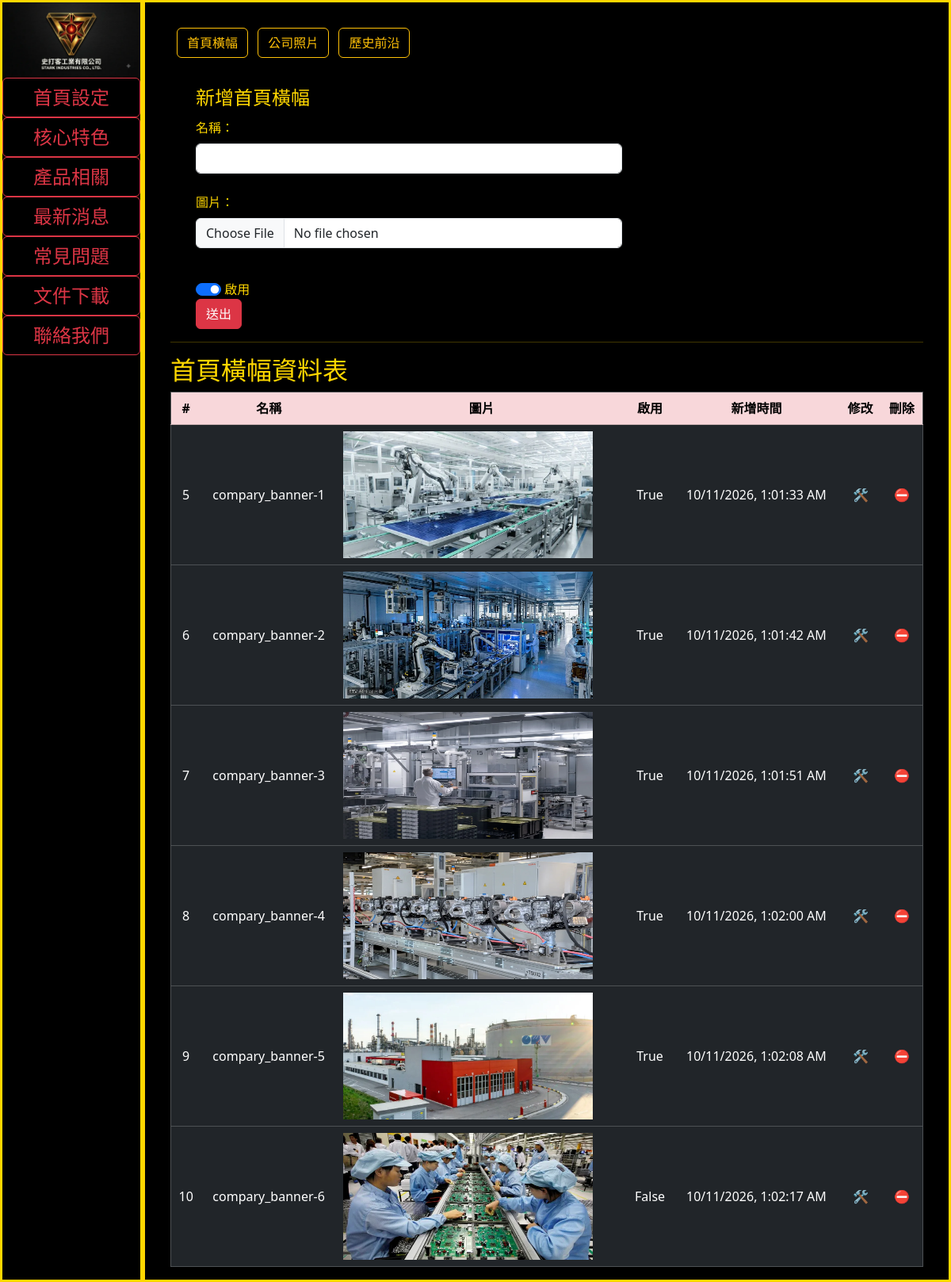
Page /backend/index/banner/ on the committed database.
### internal/models.py (models this page shows, shortened)
class Banner(models.Model):
    bannerid = models.AutoField(primary_key=True)
    name = models.CharField(max_length=30)
    imgpath = models.CharField(max_length=100, null=False)
    enable = models.BooleanField(default=True, null=False)
    addtime = models.BigIntegerField(editable=False)

### backend/views.py (the view)
# urls.py: path("backend/index/banner/", backend.Banner),
def Banner(request, bannerId :int=0, actionType :str=None):
    if request.method == "POST":
        form = ValidForm.Banner(request.POST, request.FILES)
        if form.is_valid():
            if actionType == "put" and bannerId > 0:
                record = models.Banner.objects.get(bannerid=bannerId)
                record.name = request.POST['name']
                record.enable = True if request.POST.get('enable') is not None and request.POST.get('enable').lower() == "true" else False
                record.save()
                msg = "update success!"
            else:
                if request.FILES.get('image') :
                    imgName = __SaveFile(request.FILES.get('image',''), request.POST['name'], ".webp")
                    imgPath = "/media/" + imgName
                else:
                    imgPath = ""
                name = request.POST['name']
                enable = True if request.POST.get('enable') is not None and request.POST.get('enable').lower() == "true" else False
                record = models.Banner.objects.create(name=name, imgpath=imgPath, enable=enable)
                record.save()
                msg = "insert success!"
        else:
            formError = form.errors
            error = ""
            for e in formError.values:
                error = error + e + " \t"
            msg = error
            form = ValidForm()
    else:
        if actionType == "delete" and bannerId > 0:
            record = models.Banner.objects.get(bannerid=bannerId)
            record.delete()
            msg = "delete success!"
    query = models.Banner.objects.all()
    data = query
    mainType = pageMainType[0]
    subType = pageSubType[mainType][0]
    menu = typeData
    subMenu = subTypeData.get(mainType)
    currentTypeName = pageTypeName[subType]
    return render(request, "backend_banner.htm", locals())

### templates_admin/backend_banner.htm (shortened to what this page needs)
{% extends "backend_template.htm" %}
{% load static %}
{% block content%}
<div id="iframeBody">
	<div class="backendSubMenu">
		{% for type in subMenu %}
		<button class="btn btn-outline-warning" onclick="changePage('{{mainType}}', '{{type.type}}');">{{type.typeName}}</button>
		{% endfor%}
	</div>
	<div class="formSet">
		<form action="/backend/{{mainType}}/{{subType}}/" method="POST" enctype="multipart/form-data">
			<fieldset>
				<legend>新增{{ currentTypeName }}</legend>
				<div class="mb-3">
					<label class="form-label" for="name">名稱：</label>
					<input class="form-control" name="name" maxlength="30" /><br>
					<label class="form-label" for="image">圖片：</label>
					<input class="form-control" type="file" name="image" required /><br>
				</div>
				<div class="form-switch">
					<input class="form-check-input" type="checkbox" role="switch" name="enable" id="enableTrue" value="true" checked />
					<label class="form-check-label" for="enableTrue">啟用</label><br>
				</div>
				<input class="btn btn-danger" type="submit" value="送出" />
			</fieldset>
		</form>
	</div>
	<hr>
	{% if data%}
	<div>
		<h2>{{ currentTypeName }}資料表</h2>
		<table class="table table-dark" id="rawTable" border="1">
			<tr class="table-danger">
				<th>#</th>
				<th>名稱</th>
				<th>圖片</th>
				<th>啟用</th>
				<th>新增時間</th>
				<th>修改</th>
				<th>刪除</th>
			</tr>
			{% for row in data%}
			<tr>
				<td>{{row.bannerid}}</td>
				<td>{{row.name}}</td>
				<td>
					<div class="showImage"><img width="100%" height="100%" src="{{ row.imgpath }}" /></div>
				</td>
				<td>{{row.enable}}</td>
				<td>
				</td>
				<td><span onclick='putData(
					{{ row.bannerid }},
					"{{ row.name }}",
					("{{ row.enable }}" === "True" ? true : false),
					"{{mainType}}",
					"{{subType}}"
				)'>🛠️</span></td>
				<td><span onclick="deleteData({{ row.bannerid }}, '{{mainType}}', '{{subType}}');">⛔️</span></td>
			</tr>
			{% endfor %}
		</table>
	</div>
	{% endif %}
  </div>
{% endblock %}

### templates_admin/backend_template.htm (shortened to what this page needs)
<!DOCTYPE html>
<html lang="zh-Tw">
<head>
    <link href="https://cdn.jsdelivr.net/npm/bootstrap@5.3.8/dist/css/bootstrap.min.css" rel="stylesheet">
    {% load static %}
    <link href="{% static "css/backend.css" %}" rel="stylesheet" type="text/css" />
</head>
<body>
	<div class="backend">
		<div class="backendMainMenu">
			<img src="{% static "img/structure/logo1.webp" %}" ><br>
			{% for type, typeName in menu.items %}
        	<button class="btn btn-outline-danger" onclick="changeIndex('{{type}}')" >{{typeName}}</button><br>
        	{% endfor %}
		</div>
		<div class="backendInfo">
			{% block content %}{% endblock %}
		</div>
	</div>
</body>
</html>

### static/css/backend.css (style rules this page uses)
body { background-color: black; color: gold; width: 100%; font-size: 1rem; }
label { margin-right: 40px; }
table { text-align: center; }
tr { vertical-align: middle; }
#iframeBody { padding: 0 2em; }
.formSet { width: 60%; padding-left: 2em; }
.backend { display: flex; width: 100%; }
.backendMainMenu { width: 15%; min-height: 750px; border: solid; }
.backendMainMenu img { width: 100%; height: auto; }
.backendMainMenu button { font-size: 1.5rem; width: 100%; }
.backendInfo { border: solid; width: 85%; }
.backendSubMenu { width: 100%; padding-top: 2em; padding-bottom: 2em; }
.backendSubMenu button { margin-left: .5em; }
.showImage { width: 90%; height: 10em; }

### rows in the picture
Banner: bannerid "5", name "compary_banner-1", imgpath (picture), enable "True"
Banner: bannerid "6", name "compary_banner-2", imgpath (picture), enable "True"
Banner: bannerid "7", name "compary_banner-3", imgpath (picture), enable "True"
Banner: bannerid "8", name "compary_banner-4", imgpath (picture), enable "True"
Banner: bannerid "9", name "compary_banner-5", imgpath (picture), enable "True"
Banner: bannerid "10", name "compary_banner-6", imgpath (picture), enable "False"

### other values in the picture
{{ typeName }} "首頁設定" "核心特色" "產品相關" "最新消息" "常見問題" "文件下載" "聯絡我們"
{{ type.typeName }} "首頁橫幅" "公司照片" "歷史前沿"
{{ currentTypeName }} "首頁橫幅"
